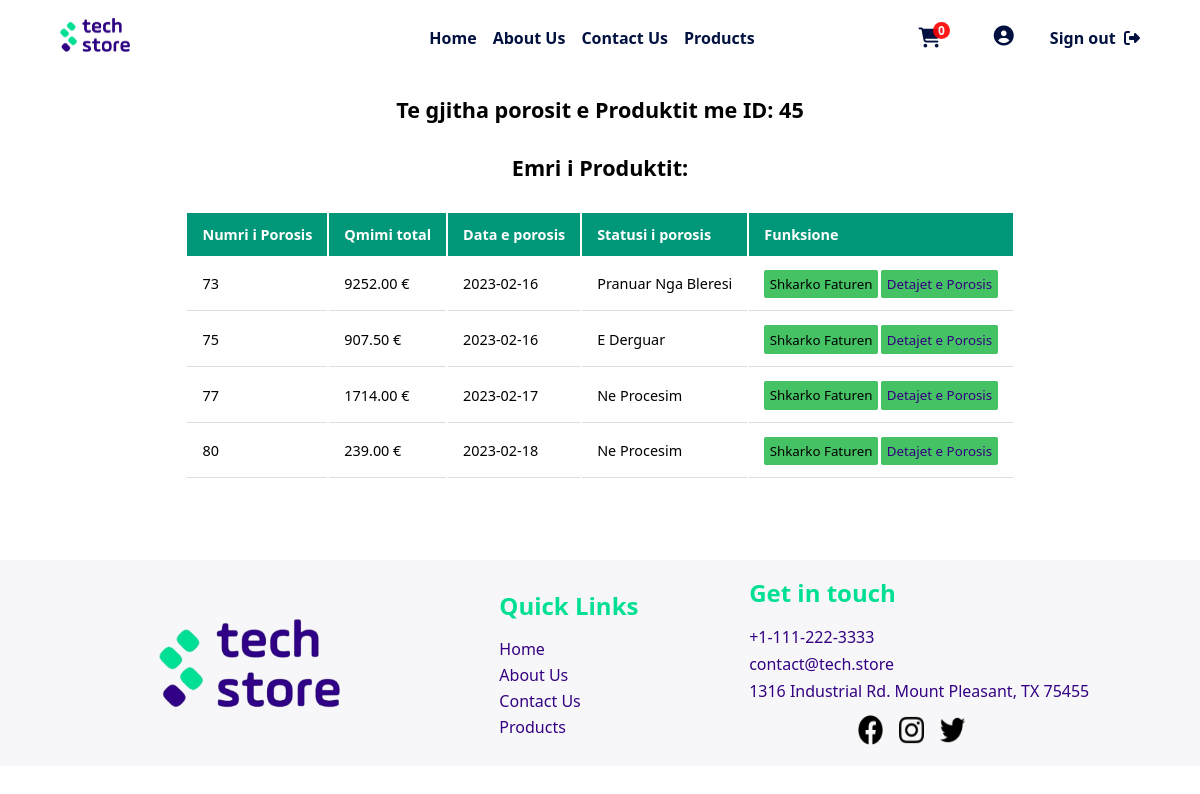
/php/userPages/porosit.php?produktID=45 (signed in), run on an earlier commit of the app's database.
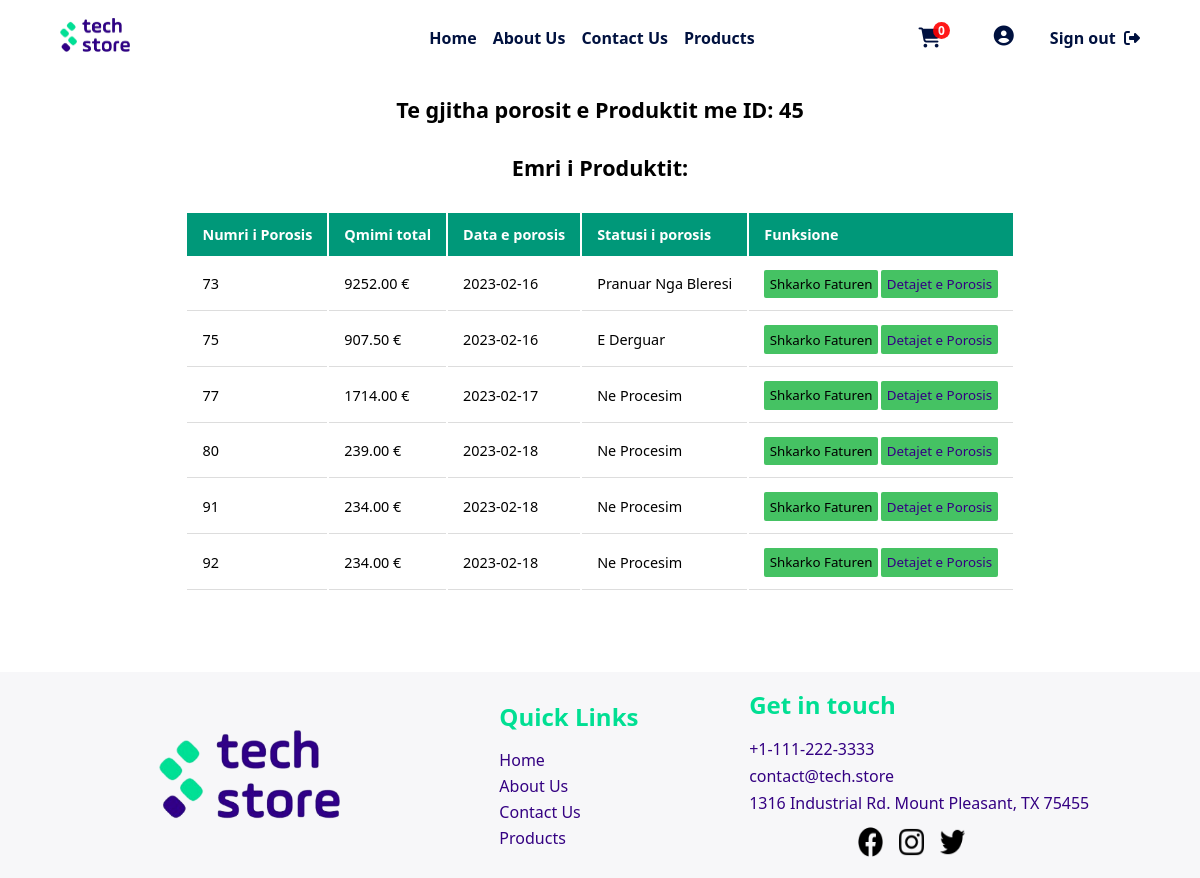
And on a later commit of the database.
### tables this page shows
CREATE TABLE `porosit` (
  `nrPorosis` int(11) NOT NULL,
  `idKlienti` int(11) DEFAULT NULL,
  `dataPorosis` date NOT NULL DEFAULT current_timestamp(),
  `TotaliPorosis` decimal(10,2) NOT NULL,
  `kodiZbritjes` char(6) DEFAULT NULL,
  `statusiPorosis` varchar(30) NOT NULL DEFAULT 'Ne Procesim'
);

### php/db/dbcon.php (called while the page is built)
<?php
class dbCon
{
    private $conn = '';
    private $hostiIDB = 'localhost';
    private $emriDB = 'techstoredb';
    private $dbUsername = 'root';
    private $dbPass = '';
    public function connDB()
    {
        try {
            $this->conn = new PDO(
                "mysql:host=$this->hostiIDB;dbname=$this->emriDB", $this->dbUsername, $this->dbPass,
                [PDO::ATTR_DEFAULT_FETCH_MODE => PDO::FETCH_ASSOC]
            );
        } catch (PDOException $pdoe) {
            die("Nuk mund të lidhej me bazën e të dhënave {$this->emriDB} :" . $pdoe->getMessage());
        }
        return $this->conn;
    }
}
?>

### php/CRUD/porosiaCRUD.php (the view, shortened to what this page needs)
<?php
require_once('../db/dbcon.php');
class porosiaCRUD extends dbCon
{
    private $produktiID;
    private $dbConn;
    public function __construct($porosiaID = '', $produktiID = '', $userID = '', $emriKlientit = '', $mbiemriKlientit = '', $emailKlientit = '', $nrKontaktit = '', $qyteti = '', $adresaKlientit = '', $dataPorosis = '', $qmimiProd = '', $sasiaPorositur = '', $qmimiTotal = '', $statusiPorosis = '', $kodiZbritjes = '')
    {
        $this->produktiID = $produktiID;
        $this->dbConn = $this->connDB();
    }
    public function setProduktiID($produktiID)
    {
        $this->produktiID = $produktiID;
    }
            ?>
            <?php
    public function shfaqPorositSipasProduktit()
    {
        try {
            $sql = "SELECT p.*, pr.emriProduktit from porosit p
            inner join tedhenatporosis tu on p.nrPorosis = tu.idPorosia
            inner join produkti pr on tu.idProdukti = pr.produktiID
            where tu.idProdukti = ?";
            $stm = $this->dbConn->prepare($sql);
            $stm->execute([$this->produktiID]);
            ?>
            <table>
                <tr>
                    <th>Numri i Porosis</th>
                    <th>Qmimi total</th>
                    <th>Data e porosis</th>
                    <th>Statusi i porosis</th>
                    <th>Funksione</th>
                </tr>
                <?php
                foreach ($stm as $porosia) {
                    ?>
                    <tr>
                        <td>
                            <?php echo $porosia['nrPorosis'] ?>
                        </td>
                        <td>
                            <?php echo $porosia['TotaliPorosis'] ?> €
                        </td>
                        <td>
                            <?php echo $porosia['dataPorosis'] ?>
                        </td>
                        <td>
                            <?php echo $porosia['statusiPorosis'] ?>
                        </td>
                        <td>
                            <a href="../funksione/fatura.php?nrPorosis=<?php echo $porosia["nrPorosis"] ?>" target="_blank"><button
                                    class="edito">Shkarko Faturen</button></a>
                            <button class="edito"><a
                                    href="../userPages/detajetPorosis.php?porosiaID=<?php echo $porosia['nrPorosis'] ?>">Detajet
                                    e Porosis</a></button>
                        </td>
                    </tr>
                    <?php
                }
                ?>
            </table>
            <?php
        } catch (Exception $e) {
            return $e->getMessage();
        }
    }
}
?>

### php/userPages/porosit.php (shortened to what this page needs)
<?php
require_once('../CRUD/porosiaCRUD.php');
$porosiaCRUD = new porosiaCRUD();
?>
<!DOCTYPE html>
<html lang="en">
<head>
  <link rel="stylesheet" href="../../css/adminDashboard.css" />
  <link rel="stylesheet" href="../../css/mesazhetStyle.css" />
</head>
<body>
  <?php include '../design/header.php' ?>
  <div class="containerDashboardP">
      <?php
    if (isset($_GET['produktID'])) {
      $porosiaCRUD->setProduktiID($_GET['produktID']);
      ?>
      <h2>Te gjitha porosit e Produktit me ID: <?php echo $_GET['produktID'] ?></h2>
      <h2>Emri i Produktit: <?php echo $_SESSION['emriProduktit'] ?></h2>
      <?php
      $porosiaCRUD->shfaqPorositSipasProduktit();
    }
    ?>
  </div>
  <?php
  include '../design/footer.php';
  include('../funksione/importimiScriptave.php') ?>
</body>
</html>

### php/design/header.php (shortened to what this page needs)
<!DOCTYPE html>
<html lang="en">
<head>
    <link rel="stylesheet" href="../../css/header.css" />
</head>
<body>
    <header>
        <nav class="nav">
            <div class="nav-left">
                <a class="logo" href="../pages/index.php"><img src="../../img/web/techstoreLogoWhiteSquare.png"
                        alt=""></a>
            </div>
            <ul class="nav-links">
                <div class="nav-center">
                    <li class="nav-item">
                        <a href="../pages/index.php">Home</a>
                    </li>
                    <li class="nav-item">
                        <a href="../pages/aboutUs.php">About Us</a>
                    </li>
                    <li class="nav-item">
                        <a href="../pages/contactForm.php">Contact Us</a>
                    </li>
                    <li class="nav-item">
                        <a href="../pages/produktet.php">Products</a>
                    </li>
                </div>
                <div class="nav-right">
                    <li class="nav-item">
                        <a href="../pages/shporta.php"><span class="fa badge fa-lg" value="<?php
                        if (isset($_SESSION['shportaBlerjes'])) {
                            echo count($_SESSION['shportaBlerjes']);
                        } else {
                            echo 0;
                        } ?>">&#xf07a;</span></a>
                    </li>
                    <?php
                    if (isset($_SESSION['name'])) {
                        ?>
                        <li class="nav-item">
                            <div class="dropdown">
                                <button class="dropbtn"><a href="../userPages/userDashboard.php"><span
                                            class="fa fa-lg">&#xf2bd;</span></a>
                                </button>
                            </div>
                        </li>
                        <?php
                    }
                    ?>
                    <?php
                    if (isset($_SESSION['name'])) {
                        ?>
                        <li class="nav-item">
                            <a href="../funksione/logout.php">Sign out &nbsp;<i class="fa-solid">&#xf2f5;</i></a>
                        </li>
                        <?php
                    }
                    ?>
                </div>
            </ul>
        </nav>
    </header>
</body>
</html>

### php/design/footer.php (shortened to what this page needs)
<!DOCTYPE html>
<html lang="en">
<head>
  <link rel="stylesheet" href="../../css/footer.css">
</head>
<body>
  <footer>
    <div class="footer">
      <div class="footer-logo">
        <img src="../../img/web/techstoreLogoWhiteSquare.png" alt="">
      </div>
      <div class="footer-nav">
        <h2 class="footer-nav-title">Quick Links</h2>
        <ul>
          <li><a href="../pages/index.php">Home</a></li>
          <li><a href="../pages/aboutUs.php">About Us</a></li>
          <li><a href="../pages/contactForm.php">Contact Us</a></li>
          <li><a href="../pages/produktet.php">Products</a></li>
        </ul>
      </div>
      <div class="footer-contact">
        <h2 class="footer-nav-title">Get in touch</h2>
        <ul>
          <li><a href="tel:+11112223333">+1-111-222-3333</a></li>
          <li><a href="mailto:contact@tech.store">contact@tech.store</a></li>
          <li>1316 Industrial Rd. Mount Pleasant, TX 75455</li>
        </ul>
        <div class="footer-social-icons">
          <a href="https://facebook.com"><img src="../../img/web/social-link-icons/facebook.png" alt=""></a>
          <a href="https://instagram.com"><img src="../../img/web/social-link-icons/instagram.png" alt=""></a>
          <a href="https://twitter.com"><img src="../../img/web/social-link-icons/twitter.png" alt=""></a>
        </div>
      </div>
    </div>
  </footer>
</body>
</html>

### css/adminDashboard.css (style rules this page uses)
.containerDashboardP { display: flex; justify-content: center; align-items: center; margin: 25px 0; font-size: 0.9em; min-width: 400px; flex-direction: column; gap: 2em; flex-wrap: wrap; }
.containerDashboardP tr th { background-color: #009879; color: #ffffff; text-align: left; font-weight: bold; }
.containerDashboardP th, .containerDashboardP td { padding: 12px 15px; }
.containerDashboardP tr td { border-bottom: 1px solid #dddddd; }
.edito { padding: 0.4em; background-color: #45c263; border: none; border-radius: 2px; }
img { width: 25px; }

### css/header.css (style rules this page uses)
header { position: sticky; top: 0; width: 100%; padding: 0 5%; display: flex; justify-content: center; align-items: center; background-color: white; z-index: 2000; }
.nav { display: flex; align-items: center; width: 100%; min-height: 70px; justify-content: space-between; }
.nav ul li { display: flex; justify-content: center; align-items: center; position: relative; }
.nav-center { display: flex; justify-content: center; width: 100%; gap: 1em; }
.nav-right { display: flex; justify-content: flex-end; width: 100%; gap: 1em; align-items: center; }
.logo img { width: 70px; aspect-ratio: 3/2; object-fit: contain; }
.nav-links { display: flex; align-items: center; justify-content: center; gap: 2em; width: 100%; }
.nav-links a { color: #00113f; font-weight: 600; }
.badge:after { content: attr(value); font-size: 12px; color: #fff; background: red; border-radius: 50%; padding: 0 5px; position: relative; left: -8px; top: -10px; opacity: 0.9; }
.dropdown { float: left; overflow: hidden; }
.dropbtn span { color: #00113f; }
.dropdown .dropbtn { font-size: 16px; border: none; outline: none; color: white; padding: 20px 20px; background-color: inherit; font-family: inherit; margin: 0; }
@media (min-width: 1025px) { .nav-left { display: flex; justify-content: flex-start; width: 50%; } }

### css/footer.css (style rules this page uses)
footer { display: flex; flex-direction: column; align-items: center; flex-wrap: wrap; background-color: #f7f7f9; margin-top: 5em; }
.footer { display: flex; justify-content: space-evenly; align-items: center; flex-wrap: wrap; width: 100%; height: fit-content; margin-top: 1em; margin-bottom: 1em; }
.footer-logo { display: flex; justify-content: center; align-items: center; }
.footer-logo img { width: 65%; aspect-ratio: 3/2; object-fit: contain; margin-top: 1em; margin-bottom: 1em; }
.footer-nav { display: flex; flex-direction: column; }
.footer-nav-title { color: #01df93; margin-bottom: 0.5em; }
.footer-nav li, a { list-style: none; color: #340182; padding-top: 4px; }
.footer-contact { display: flex; flex-direction: column; }
.footer-contact li, a { list-style: none; color: #340182; padding-top: 5px; }
.footer-social-icons { display: flex; align-items: center; justify-content: center; flex-wrap: wrap; margin-right: 2em; }
.footer-social-icons img { margin-top: 0.5em; margin-left: 1em; height: 30px; }

What changed in the data, as far as the page shows it:
added porosit: nrPorosis "91", TotaliPorosis "234.00", dataPorosis "2023-02-18", statusiPorosis "Ne Procesim"
added porosit: nrPorosis "92", TotaliPorosis "234.00", dataPorosis "2023-02-18", statusiPorosis "Ne Procesim"
